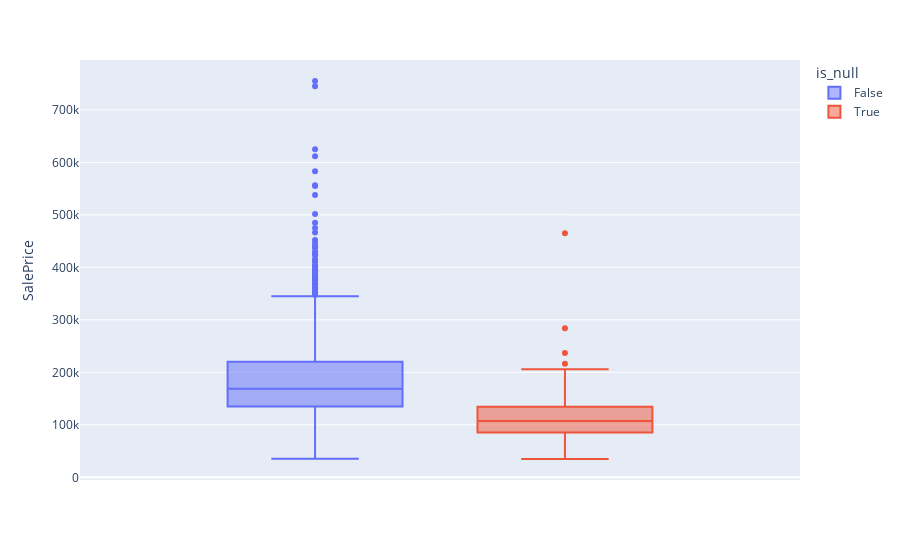

The notebook cell this image was saved under:
### Code cell
px.box(df, y='SalePrice', color='is_null')

### Figure 1 — Plotly figure (JSON) as saved in the notebook; plotly's stock layout.template omitted (floating-point values rounded to 4 significant figures; data arrays with more than 128 entries replaced by an {"elided": "..."} marker saying what was removed)
{"data": [{"alignmentgroup": "True", "hovertemplate": "is_null=False<br>SalePrice=%{y}<extra></extra>", "legendgroup": "False", "marker": {"color": "#636efa"}, "name": "False", "notched": false, "offsetgroup": "False", "orientation": "v", "showlegend": true, "type": "box", "x0": " ", "xaxis": "x", "y": {"elided": "1338 int values"}, "y0": " ", "yaxis": "y"}, {"alignmentgroup": "True", "hovertemplate": "is_null=True<br>SalePrice=%{y}<extra></extra>", "legendgroup": "True", "marker": {"color": "#EF553B"}, "name": "True", "notched": false, "offsetgroup": "True", "orientation": "v", "showlegend": true, "type": "box", "x0": " ", "xaxis": "x", "y": [90000, 82000, 113000, 136500, 85000, 123600, 109900, 128950, 118964, 115000, 84500, 87000, 115000, 141000, 79000, 109500, 103200, 127500, 120000, 104000, 98000, 216500, 110500, 76500, 97000, 88000, 135900, 89500, 284000, 87500, 198500, 134432, 61000, 81000, 106500, 100000, 79900, 81000, 118000, 124000, 34900, 106250, 86000, 200624, 107500, 39300, 107500, 108000, 108000, 118500, 147000, 75500, 67000, 200000, 60000, 85000, 98300, 84500, 205950, 55000, 52000, 93500, 179000, 98000, 96500, 144000, 128000, 109500, 141000, 169000, 118858, 142953, 145900, 184900, 150000, 192500, 127500, 116500, 37900, 135000, 182000, 85500, 199900, 126000, 82000, 102000, 100000, 160000, 84000, 97000, 139600, 115000, 84900, 92900, 127000, 118000, 93500, 94000, 80000, 200500, 93000, 112000, 80500, 91500, 101800, 130000, 465000, 99900, 237000, 139000, 72500, 82500, 55000, 79000, 52500, 122000, 167500, 112000, 90000, 92000, 136000, 84500], "y0": " ", "yaxis": "y"}], "layout": {"boxmode": "group", "legend": {"title": {"text": "is_null"}, "tracegroupgap": 0}, "margin": {"t": 60}, "xaxis": {"anchor": "y", "domain": [0, 1]}, "yaxis": {"anchor": "x", "domain": [0, 1], "title": {"text": "SalePrice"}}}}
